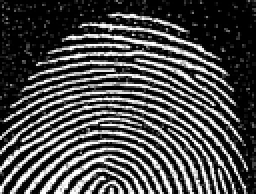
%> input picture color/t13.tif, 128 x 97 px, shrunk from 630 x 476 before the run (shown 2 times larger)
$ octave his_or_miss.m   (GNU Octave 9; MATLAB toolbox functions it lacks are replaced by stand-ins)
%> lines starting %> are read from the running program, lines starting %| are printed output that depends on the picture
% [111 lines of commented-out code are left out]

%% LÀM MỎNG VÀ XƯƠNG HÓA
%% 1. Khởi tạo
clear;
clc;
close all;

%% 2. Tải và chuẩn bị ảnh
image = 'color\t13.tif';
try
    originalImage = imread(image);
%> originalImage is the input picture: size 97x128 uint8; min 0, max 255, mean 74.6
catch
    error('Lỗi: Không tìm thấy file "%s". Vui lòng kiểm tra lại tên file.', image);
end

% Tiền xử lý: chuyển ảnh thành ảnh nhị phân
I = logical(originalImage);
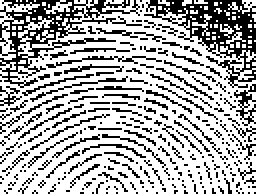
%> I: size 97x128 logical (shown 2 times larger); 67.9% white; black in thin lines or dots

% Nếu ảnh có nhiều pixel trắng hơn đen, ta giả định nền là màu trắng
% Đảo ngược ảnh để đối tượng luôn là màu trắng (giá trị 1).
if sum(I(:)) > (numel(I) / 2)
    I = ~I;
%> I: size 97x128 logical; 32.1% white in thin lines or dots
    disp('-> Đảo ngược ảnh để đảm bảo đối tượng là màu trắng.');
end

%% 3. Thiết kế các Kernel cho thuật toán làm mỏng
% Thuật toán làm mỏng của Guo và Hall sử dụng một bộ 8 kernel
K1 = [0 0 0; -1 1 -1; 1 1 1];
K2 = [-1 0 0; 1 1 0; 1 1 -1];
K3 = [1 -1 0; 1 1 0; 1 -1 0];
K4 = [1 1 -1; 1 1 0; -1 0 0];
K5 = [1 1 1; -1 1 -1; 0 0 0];
K6 = [-1 1 1; 0 1 1; 0 0 -1];
K7 = [0 -1 1; 0 1 1; 0 -1 1];
K8 = [0 0 -1; 0 1 1; -1 1 1];
kernels_thinning = {K1, K2, K3, K4, K5, K6, K7, K8};

%% 4. Thực hiện thuật toán
thinningImage = I;
previousImage = zeros(size(I));

iter = 0;
%> (the run ends here)
